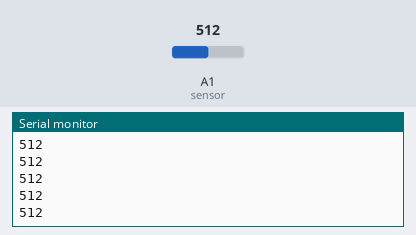
Recording of a sketch running on a simulated Arduino Uno, built with avr-gcc and run on an emulated ATmega328P. Parts: the last lines printed to the serial monitor. The inputs (shaded band) are chosen by the test bench; at power-on: A1 (sensor) = 512.

Above: at 1.2 s.
1.3 s: A1 (sensor) set to 716
At 2.3 s:
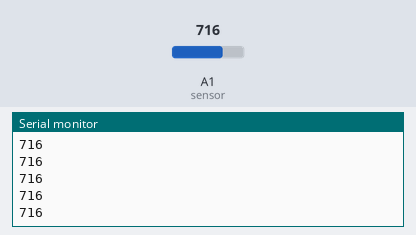
2.8 s: A1 (sensor) set to 900
At 3.5 s:
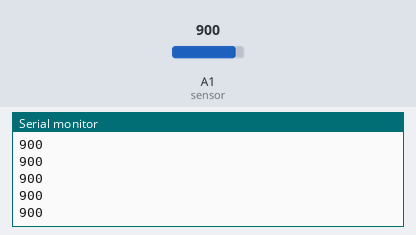
Timing chart, 0 to 5.8 s (numbered marks = the images above; inputs shaded):
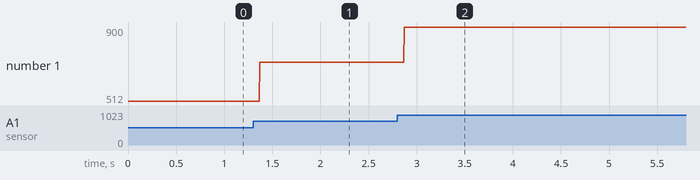

The sketch:

r_relse_test.ino
```cpp
#define sensor 15
int x = 0;
int y = 0;
void setup() {
  // put your setup code here, to run once:
  pinMode(sensor, INPUT);
  Serial.begin(9600);
}

void loop() {
  // put your main code here, to run repeatedly:
x = analogRead(sensor);
Serial.println(x);
}
```

Measured:
- after the input at 1.3 s, the serial monitor: prints a new line after 0.07 s (image 1)
- after the input at 2.8 s, the serial monitor: prints a new line after 0.07 s (image 2)
- plotted number 1: 512 → 716 after the input at 1.3 s, 716 → 900 after the input at 2.8 s
